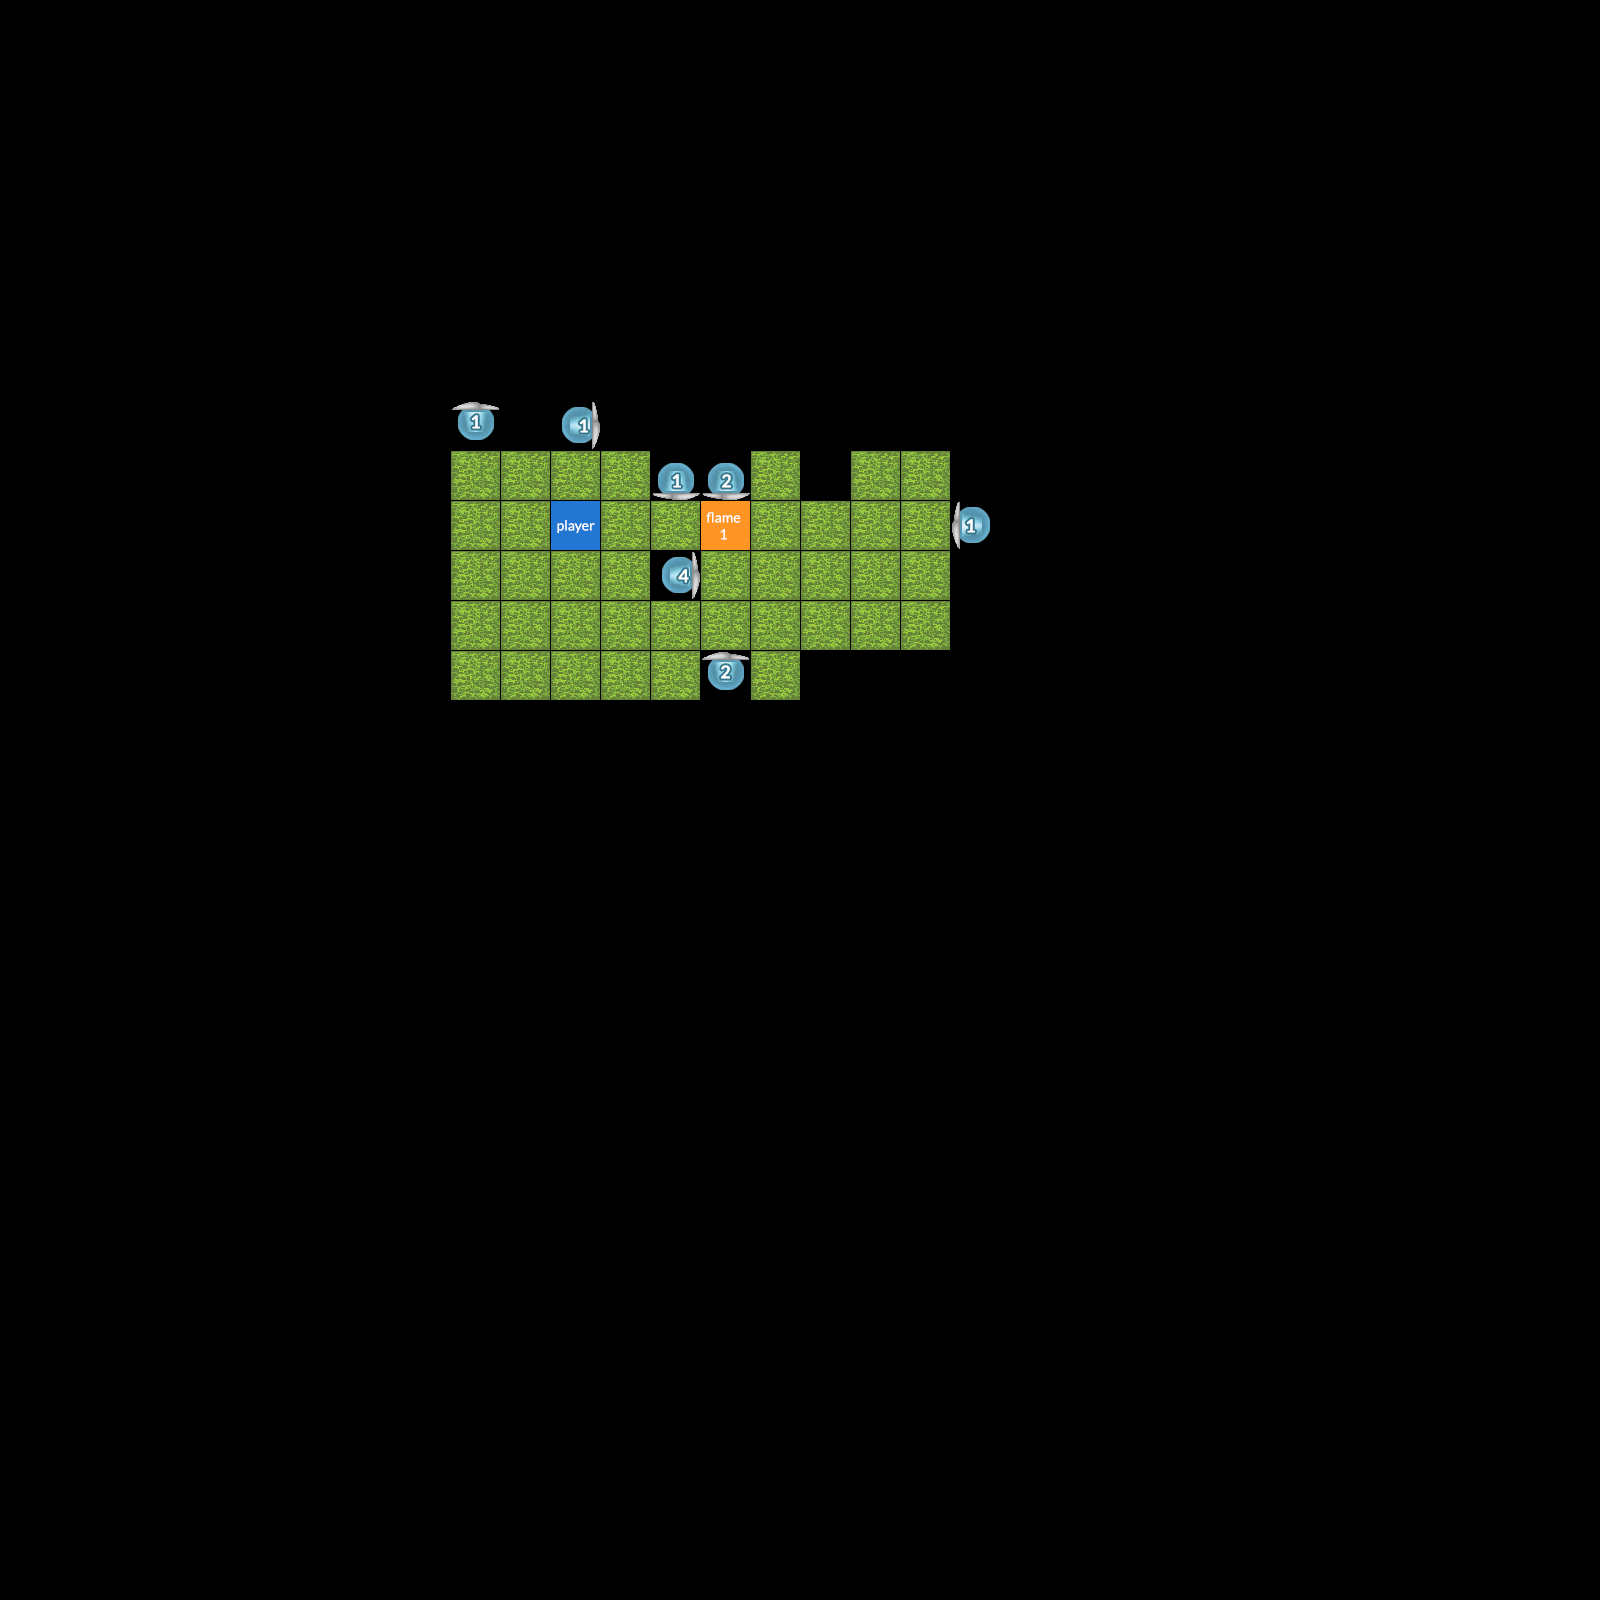

Tiled map render using the project's own tile images. Description and the map definition, with tile-layer contents summarised, below:
An orthogonal 32x32 tile map with 50x50 px tiles, 2 tile layers (Paths, Interactive), 2 hidden layers not drawn.

<map version="1.0" orientation="orthogonal" renderorder="right-down" width="32" height="32" tilewidth="50" tileheight="50" nextobjectid="1">
 <properties>
  <property name="name" value="Template" />
 </properties>
 <tileset firstgid="1" name="tiles" tilewidth="50" tileheight="50" spacing="2" tilecount="540" columns="27">
  <image source="../images/tiles.png" width="1404" height="1040" />
  <tile id="432">
   <properties>
    <property name="fan" type="int" value="2" />
    <property name="moveable" type="bool" value="false" />
    <property name="strength" type="int" value="1" />
   </properties>
  </tile>
  <tile id="433">
   <properties>
    <property name="fan" value="0" />
    <property name="moveable" type="bool" value="false" />
    <property name="strength" type="int" value="1" />
   </properties>
  </tile>
  <tile id="434">
   <properties>
    <property name="fan" value="2" />
    <property name="moveable" type="bool" value="false" />
    <property name="strength" type="int" value="2" />
   </properties>
  </tile>
  <tile id="435">
   <properties>
    <property name="fan" value="0" />
    <property name="moveable" type="bool" value="false" />
    <property name="strength" type="int" value="2" />
   </properties>
  </tile>
  <tile id="436">
   <properties>
    <property name="fan" value="2" />
    <property name="moveable" type="bool" value="false" />
    <property name="strength" type="int" value="3" />
   </properties>
  </tile>
  <tile id="437">
   <properties>
    <property name="fan" value="0" />
    <property name="moveable" type="bool" value="false" />
    <property name="strength" type="int" value="3" />
   </properties>
  </tile>
  <tile id="438">
   <properties>
    <property name="flame" type="int" value="1" />
   </properties>
  </tile>
  <tile id="439">
   <properties>
    <property name="flame" type="int" value="2" />
   </properties>
  </tile>
  <tile id="447">
   <properties>
    <property name="fan" type="int" value="2" />
    <property name="moveable" type="bool" value="true" />
    <property name="strength" type="int" value="1" />
   </properties>
  </tile>
  <tile id="448">
   <properties>
    <property name="fan" type="int" value="0" />
    <property name="moveable" type="bool" value="true" />
    <property name="strength" type="int" value="1" />
   </properties>
  </tile>
  <tile id="449">
   <properties>
    <property name="fan" type="int" value="2" />
    <property name="moveable" type="bool" value="true" />
    <property name="strength" type="int" value="2" />
   </properties>
  </tile>
  <tile id="450">
   <properties>
    <property name="fan" type="int" value="0" />
    <property name="moveable" type="bool" value="true" />
    <property name="strength" type="int" value="2" />
   </properties>
  </tile>
  <tile id="451">
   <properties>
    <property name="fan" type="int" value="2" />
    <property name="moveable" type="bool" value="true" />
    <property name="strength" type="int" value="3" />
   </properties>
  </tile>
  <tile id="452">
   <properties>
    <property name="fan" type="int" value="0" />
    <property name="moveable" type="bool" value="true" />
    <property name="strength" type="int" value="3" />
   </properties>
  </tile>
  <tile id="459">
   <properties>
    <property name="fan" value="3" />
    <property name="moveable" type="bool" value="false" />
    <property name="strength" type="int" value="1" />
   </properties>
  </tile>
  <tile id="460">
   <properties>
    <property name="fan" type="int" value="1" />
    <property name="moveable" type="bool" value="false" />
    <property name="strength" type="int" value="1" />
   </properties>
  </tile>
  <tile id="461">
   <properties>
    <property name="fan" value="3" />
    <property name="moveable" type="bool" value="false" />
    <property name="strength" type="int" value="2" />
   </properties>
  </tile>
  <tile id="462">
   <properties>
    <property name="fan" type="int" value="1" />
    <property name="moveable" type="bool" value="false" />
    <property name="strength" type="int" value="2" />
   </properties>
  </tile>
  <tile id="463">
   <properties>
    <property name="fan" value="3" />
    <property name="moveable" type="bool" value="false" />
    <property name="strength" type="int" value="3" />
   </properties>
  </tile>
  <tile id="464">
   <properties>
    <property name="fan" type="int" value="1" />
    <property name="moveable" type="bool" value="false" />
    <property name="strength" type="int" value="3" />
   </properties>
  </tile>
  <tile id="465">
   <properties>
    <property name="flame" type="int" value="3" />
   </properties>
  </tile>
  <tile id="466">
   <properties>
    <property name="flame" type="int" value="4" />
   </properties>
  </tile>
  <tile id="474">
   <properties>
    <property name="fan" type="int" value="3" />
    <property name="moveable" type="bool" value="true" />
    <property name="strength" type="int" value="1" />
   </properties>
  </tile>
  <tile id="475">
   <properties>
    <property name="fan" type="int" value="1" />
    <property name="moveable" type="bool" value="true" />
    <property name="strength" type="int" value="1" />
   </properties>
  </tile>
  <tile id="476">
   <properties>
    <property name="fan" type="int" value="3" />
    <property name="moveable" type="bool" value="true" />
    <property name="strength" type="int" value="2" />
   </properties>
  </tile>
  <tile id="477">
   <properties>
    <property name="fan" type="int" value="1" />
    <property name="moveable" type="bool" value="true" />
    <property name="strength" type="int" value="2" />
   </properties>
  </tile>
  <tile id="478">
   <properties>
    <property name="fan" type="int" value="3" />
    <property name="moveable" type="bool" value="true" />
    <property name="strength" type="int" value="3" />
   </properties>
  </tile>
  <tile id="479">
   <properties>
    <property name="fan" type="int" value="1" />
    <property name="moveable" type="bool" value="true" />
    <property name="strength" type="int" value="3" />
   </properties>
  </tile>
  <tile id="486">
   <properties>
    <property name="fan" value="2" />
    <property name="moveable" type="bool" value="false" />
    <property name="strength" type="int" value="4" />
   </properties>
  </tile>
  <tile id="487">
   <properties>
    <property name="fan" value="0" />
    <property name="moveable" type="bool" value="false" />
    <property name="strength" type="int" value="4" />
   </properties>
  </tile>
  <tile id="488">
   <properties>
    <property name="fan" value="2" />
    <property name="moveable" type="bool" value="false" />
    <property name="strength" type="int" value="5" />
   </properties>
  </tile>
  <tile id="489">
   <properties>
    <property name="fan" value="0" />
    <property name="moveable" type="bool" value="false" />
    <property name="strength" type="int" value="5" />
   </properties>
  </tile>
  <tile id="490">
   <properties>
    <property name="fan" value="2" />
    <property name="moveable" type="bool" value="false" />
    <property name="strength" type="int" value="6" />
   </properties>
  </tile>
  <tile id="491">
   <properties>
    <property name="fan" value="0" />
    <property name="moveable" type="bool" value="false" />
    <property name="strength" type="int" value="6" />
   </properties>
  </tile>
  <tile id="492">
   <properties>
    <property name="lava" type="int" value="1" />
   </properties>
  </tile>
  <tile id="493">
   <properties>
    <property name="lava" type="int" value="2" />
   </properties>
  </tile>
  <tile id="501">
   <properties>
    <property name="fan" type="int" value="2" />
    <property name="moveable" type="bool" value="true" />
    <property name="strength" type="int" value="4" />
   </properties>
  </tile>
  <tile id="502">
   <properties>
    <property name="fan" type="int" value="0" />
    <property name="moveable" type="bool" value="true" />
    <property name="strength" type="int" value="4" />
   </properties>
  </tile>
  <tile id="503">
   <properties>
    <property name="fan" type="int" value="2" />
    <property name="moveable" type="bool" value="true" />
    <property name="strength" type="int" value="5" />
   </properties>
  </tile>
  <tile id="504">
   <properties>
    <property name="fan" type="int" value="0" />
    <property name="moveable" type="bool" value="true" />
    <property name="strength" type="int" value="5" />
   </properties>
  </tile>
  <tile id="505">
   <properties>
    <property name="fan" type="int" value="2" />
    <property name="moveable" type="bool" value="true" />
    <property name="strength" type="int" value="6" />
   </properties>
  </tile>
  <tile id="506">
   <properties>
    <property name="fan" type="int" value="0" />
    <property name="moveable" type="bool" value="true" />
    <property name="strength" type="int" value="6" />
   </properties>
  </tile>
  <tile id="513">
   <properties>
    <property name="fan" value="3" />
    <property name="moveable" type="bool" value="false" />
    <property name="strength" type="int" value="4" />
   </properties>
  </tile>
  <tile id="514">
   <properties>
    <property name="fan" type="int" value="1" />
    <property name="moveable" type="bool" value="false" />
    <property name="strength" type="int" value="4" />
   </properties>
  </tile>
  <tile id="515">
   <properties>
    <property name="fan" value="3" />
    <property name="moveable" type="bool" value="false" />
    <property name="strength" type="int" value="5" />
   </properties>
  </tile>
  <tile id="516">
   <properties>
    <property name="fan" type="int" value="1" />
    <property name="moveable" type="bool" value="false" />
    <property name="strength" type="int" value="5" />
   </properties>
  </tile>
  <tile id="517">
   <properties>
    <property name="fan" value="3" />
    <property name="moveable" type="bool" value="false" />
    <property name="strength" type="int" value="6" />
   </properties>
  </tile>
  <tile id="518">
   <properties>
    <property name="fan" type="int" value="1" />
    <property name="moveable" type="bool" value="false" />
    <property name="strength" type="int" value="6" />
   </properties>
  </tile>
  <tile id="519">
   <properties>
    <property name="lava" type="int" value="3" />
   </properties>
  </tile>
  <tile id="520">
   <properties>
    <property name="lava" type="int" value="4" />
   </properties>
  </tile>
  <tile id="527">
   <properties>
    <property name="player" type="bool" value="true" />
   </properties>
  </tile>
  <tile id="528">
   <properties>
    <property name="fan" type="int" value="3" />
    <property name="moveable" type="bool" value="true" />
    <property name="strength" type="int" value="4" />
   </properties>
  </tile>
  <tile id="529">
   <properties>
    <property name="fan" type="int" value="1" />
    <property name="moveable" type="bool" value="true" />
    <property name="strength" type="int" value="4" />
   </properties>
  </tile>
  <tile id="530">
   <properties>
    <property name="fan" type="int" value="3" />
    <property name="moveable" type="bool" value="true" />
    <property name="strength" type="int" value="5" />
   </properties>
  </tile>
  <tile id="531">
   <properties>
    <property name="fan" type="int" value="1" />
    <property name="moveable" type="bool" value="true" />
    <property name="strength" type="int" value="5" />
   </properties>
  </tile>
  <tile id="532">
   <properties>
    <property name="fan" type="int" value="3" />
    <property name="moveable" type="bool" value="true" />
    <property name="strength" type="int" value="6" />
   </properties>
  </tile>
  <tile id="533">
   <properties>
    <property name="fan" type="int" value="1" />
    <property name="moveable" type="bool" value="true" />
    <property name="strength" type="int" value="6" />
   </properties>
  </tile>
 </tileset>
 <layer name="Background" width="32" height="32" visible="0">
  <data>[1024 cells, 1023 non-empty, 10 distinct tile ids]</data>
 </layer>
 <layer name="Paths" width="32" height="32">
  <data>[1024 cells, 69 non-empty, 8 distinct tile ids]</data>
 </layer>
 <layer name="Interactive" width="32" height="32">
  <data>[1024 cells, 9 non-empty, 9 distinct tile ids]</data>
 </layer>
 <layer name="Foreground" width="32" height="32" visible="0">
  <data>[1024 cells, 57 non-empty, 18 distinct tile ids]</data>
 </layer>
</map>
